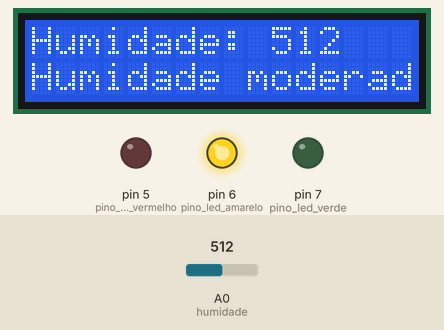
A sketch run on a simulated Arduino Uno, built with avr-gcc and run on an emulated ATmega328P. Parts: 16×2 character LCD, output pins drawn as LEDs (lit = HIGH). The inputs (shaded band) are chosen by the test bench; at power-on: A0 (humidade) = 512. What the sketch prints to the serial monitor is not drawn.

Above: at 1.2 s.
1.3 s: A0 (humidade) set to 810
At 1.7 s:
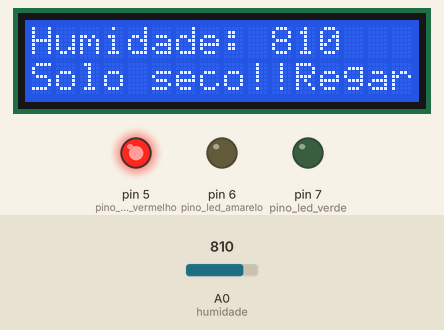
4.3 s: A0 (humidade) set to 490
At 4.9 s:
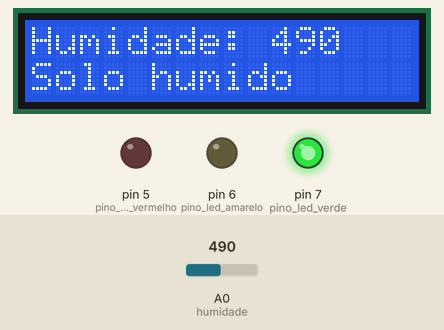
5.9 s: A0 (humidade) set to 0
At 6.5 s:
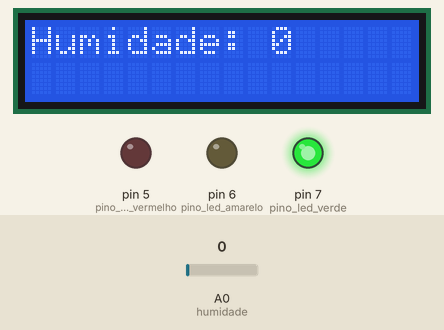
Timing chart, 0 to 8.9 s (numbered marks = the images above; inputs shaded):
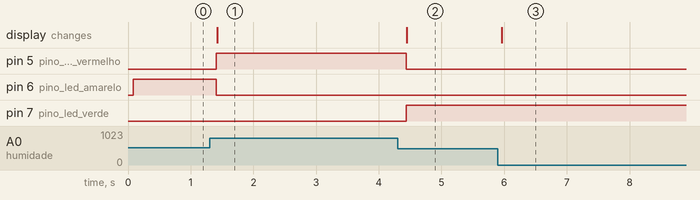

The sketch:

projetocomLCD.ino
```cpp
#include <LiquidCrystal_I2C.h>
#include <SoftwareSerial.h>


#include <Wire.h>

LiquidCrystal_I2C lcd(0x27,16,2);
SoftwareSerial bluetooth(0, 1); // RX, TX
#define humidade A0
#define pino_led_vermelho 5
#define pino_led_amarelo 6
#define pino_led_verde 7

int valor_analogico;

void setup()
{
  lcd.init();                      // Inicializa o LCD
  lcd.backlight();                // Liga a luz de fundo do LCD
  Serial.begin(9600);
  pinMode(humidade, INPUT);
  pinMode(pino_led_vermelho, OUTPUT);
  pinMode(pino_led_amarelo, OUTPUT);
  pinMode(pino_led_verde, OUTPUT);


}

void loop()
{
  // Le o valor do pino A0 do sensor
  valor_analogico = analogRead(humidade);

  // Mostra o valor da porta analógica no display LCD
  lcd.clear();                           // Limpa o LCD
  lcd.setCursor(0, 0);            // Define a posição do cursor na primeira linha
  lcd.print("Humidade: ");
  lcd.print(valor_analogico);

  // Solo umido, acende o led verde
  if (valor_analogico > 0 && valor_analogico < 500)
  {
    Serial.println(" Status: Solo humido");
    apagaleds();
    digitalWrite(pino_led_verde, HIGH);
    lcd.setCursor(0, 1);
    lcd.print("Solo humido");
  }

  // Solo com umidade moderada, acende led amarelo
  if (valor_analogico > 500 && valor_analogico < 800)
  {
    Serial.println(" Status: Humidade moderada");
    apagaleds();
    digitalWrite(pino_led_amarelo, HIGH);
    lcd.setCursor(0, 1);
    lcd.print("Humidade moderada");
  }

  // Solo seco, acende led vermelho
  if (valor_analogico > 800 && valor_analogico < 1024)
  {
    Serial.println(" Status: Solo seco!!Regar");
    apagaleds();
    digitalWrite(pino_led_vermelho, HIGH);
    lcd.setCursor(0, 1);
    lcd.print("Solo seco!!Regar");
  }
    if (bluetooth.available()) {
    char dadoRecebido = bluetooth.read(); // Lê o dado recebido do Bluetooth
    Serial.write(dadoRecebido); // Envia o dado recebido para o computador
  }

  // Verifica se há dados disponíveis para leitura do computador
  if (Serial.available()) {
    char dadoEnviado = Serial.read(); // Lê o dado enviado pelo computador
    bluetooth.write(dadoEnviado); // Envia o dado para o módulo Bluetooth
  }
  delay(100);
}

void apagaleds()
{
  digitalWrite(pino_led_vermelho, LOW);
  digitalWrite(pino_led_amarelo, LOW);
  digitalWrite(pino_led_verde, LOW);
}
```

Measured:
- after the input at 1.3 s, pin 5 (pino_led_vermelho): LOW → HIGH after 0.11 s; pin 6 (pino_led_amarelo): HIGH → LOW after 0.11 s; the display: changes after 0.12 s (image 1)
- after the input at 4.3 s, pin 5 (pino_led_vermelho): HIGH → LOW after 0.14 s; pin 7 (pino_led_verde): LOW → HIGH after 0.14 s; the display: changes after 0.15 s (image 2)
- after the input at 5.9 s, the display: changes after 0.06 s (image 3)
